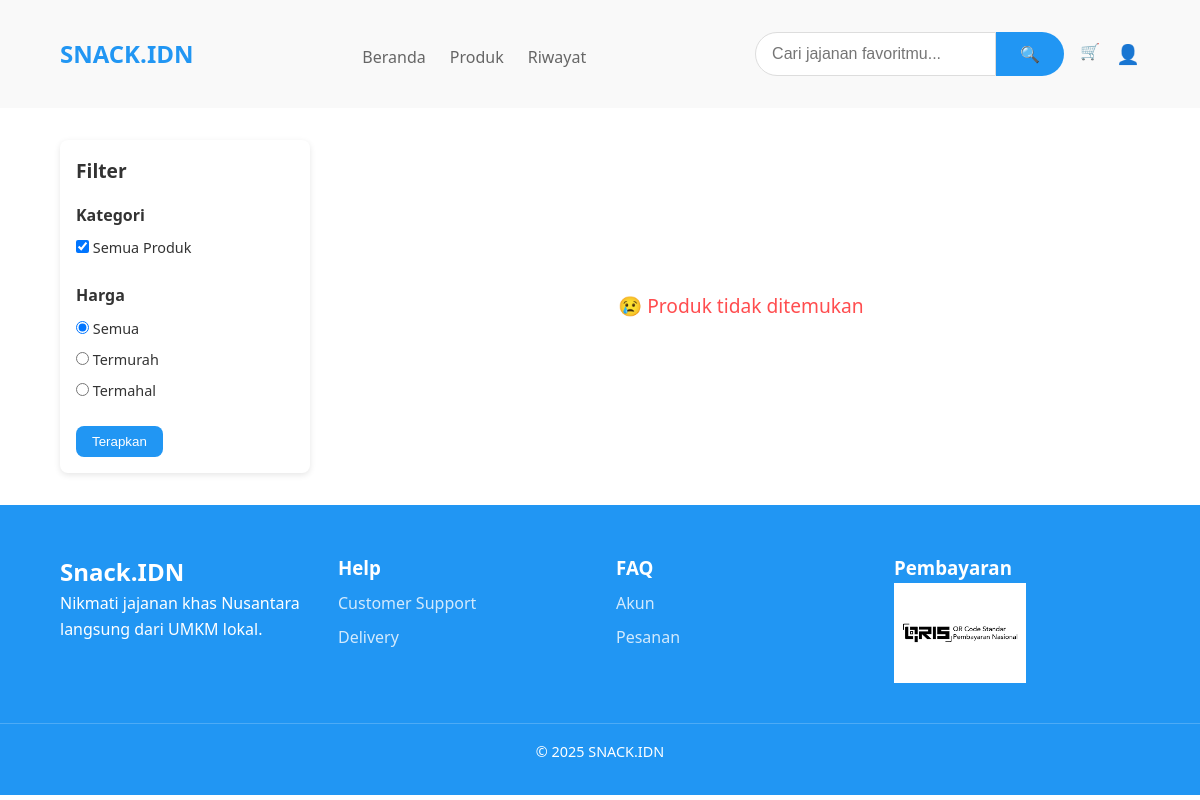
Before: /public/product.php with the older database file.
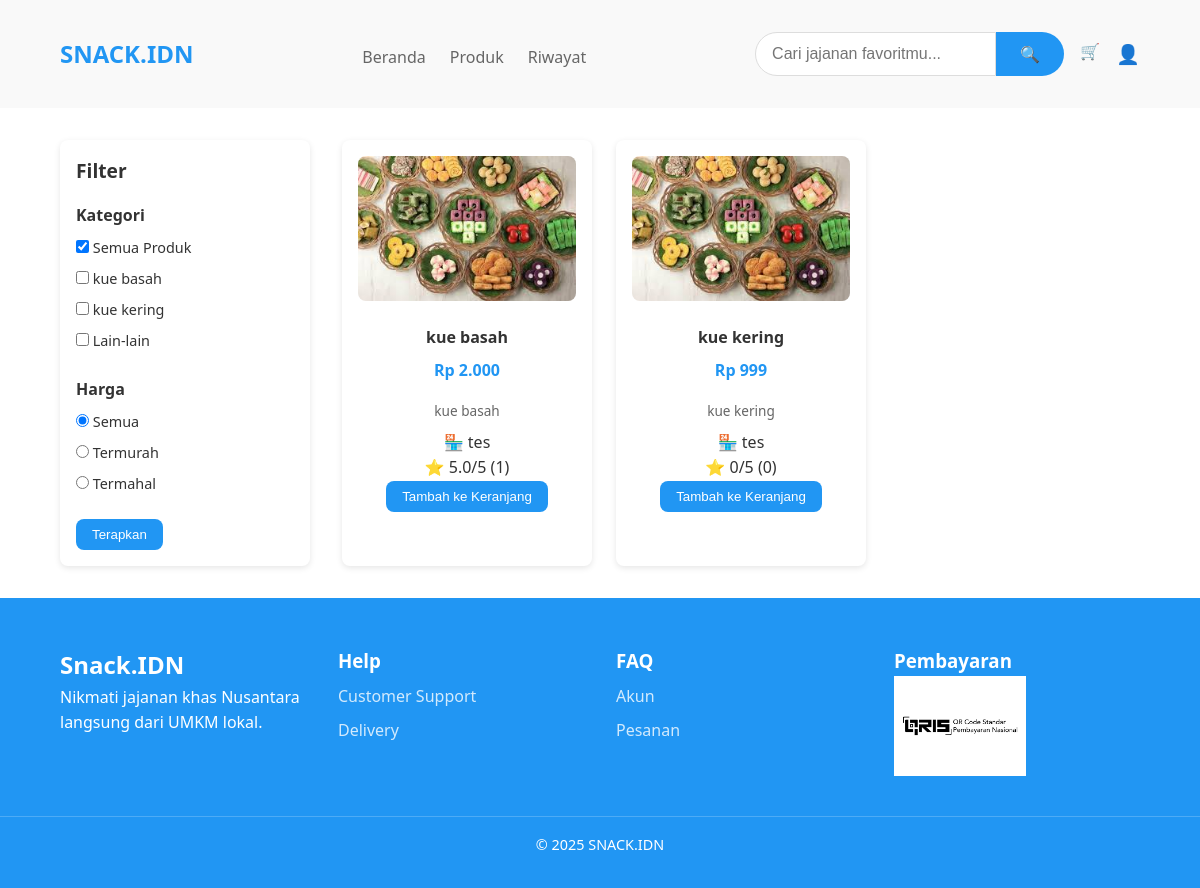
After: the same page with the newer database file.
### tables this page shows
CREATE TABLE `category` (
  `id` int(11) NOT NULL,
  `name` varchar(100) NOT NULL,
  `created_at` datetime DEFAULT current_timestamp()
);

CREATE TABLE `product` (
  `id` varchar(36) NOT NULL,
  `seller_id` varchar(36) NOT NULL,
  `category_id` int(11) DEFAULT NULL,
  `name` varchar(255) NOT NULL,
  `description` text DEFAULT NULL,
  `price` decimal(10,2) NOT NULL,
  `stock` int(11) NOT NULL,
  `image_url` text DEFAULT NULL,
  `created_at` datetime DEFAULT current_timestamp()
);

CREATE TABLE `user` (
  `id` varchar(36) NOT NULL,
  `name` varchar(255) NOT NULL,
  `email` varchar(255) NOT NULL,
  `password` varchar(255) NOT NULL,
  `role` enum('pembeli','penjual','admin') NOT NULL,
  `phone` varchar(20) DEFAULT NULL,
  `address` text DEFAULT NULL,
  `store_description` text DEFAULT NULL,
  `store_logo` varchar(255) DEFAULT NULL,
  `status` enum('active','suspended') DEFAULT 'active',
  `created_at` datetime DEFAULT current_timestamp()
);

### models/Rating.php (called while the page is built, shortened)
<?php
class Rating {
    private $conn;
    public function __construct($db) {
        $this->conn = $db;
    }
    public function getAverage($product_id) {
        $stmt = $this->conn->prepare("SELECT AVG(rating) AS avg_rating, COUNT(*) AS total_rating
                                      FROM rating WHERE product_id=?");
        $stmt->bind_param("s", $product_id);
        $stmt->execute();
        return $stmt->get_result()->fetch_assoc();
    }
}
?>

### public/product.php (the view, shortened to what this page needs)
<?php
require_once __DIR__ . '/../models/Product.php';
require_once __DIR__ . '/../models/Rating.php';
require_once __DIR__ . '/../config/database.php';
$user = $_SESSION['user'] ?? null;
$ratingModel  = new Rating($conn);
$categories = [];
$catResult = $conn->query("SELECT * FROM category ORDER BY name ASC");
if ($catResult) {
    while ($row = $catResult->fetch_assoc()) {
        $categories[] = $row;
    }
}
$sql = "SELECT p.*, c.name AS category_name, u.name AS seller_name
FROM product p
LEFT JOIN category c ON p.category_id = c.id
LEFT JOIN user u ON p.seller_id = u.id";
$products = $conn->query($sql);
?>
<!DOCTYPE html>
<html lang="id">
<head>
<link rel="stylesheet" href="../assets/css/base.css">
<link rel="stylesheet" href="../assets/css/product.css">
</head>
<body>
<header class="header">
    <div class="container header__content">
        <a href="<?= $user ? 'homepage.php' : '../index.php' ?>" class="logo">SNACK.IDN</a>
        <nav class="nav nav--bottom">
            <a href="<?= $user ? 'homepage.php' : '../index.php' ?>" class="nav__link">Beranda</a>
            <a href="product.php" class="nav__link">Produk</a>
            <a href="riwayat.php" class="nav__link">Riwayat</a>
        </nav>
        <div class="header__top">
            <?php include __DIR__ . '/../partials/search.php'; ?>
            <div class="header__actions">
                <a href="<?= $user ? 'cart.php' : 'login.php' ?>"
                   onclick="<?= $user ? '' : 'alert(\'Silakan login terlebih dahulu untuk melihat keranjang.\');' ?>">🛒</a>
                <?php if ($user): ?>
                    <a href="profile.php"><span class="icon-profile">👤 <?= htmlspecialchars($user['name']) ?></span></a>
                    <a href="logout.php">Logout</a>
                <?php else: ?>
                    <a href="login.php" class="icon-btn">👤</a>
                <?php endif; ?>
            </div>
        </div>
    </div>
</header>
<main class="container main-content">
    <aside class="sidebar">
        <h3 class="sidebar__title">Filter</h3>
        <form method="get" action="product.php">
            <div class="filter-group">
                <p class="filter-heading">Kategori</p>
                <label>
                    <input type="checkbox" name="all_category" value="1" <?= empty($_GET['category']) ? 'checked' : '' ?>> Semua Produk
                </label>
                <?php foreach ($categories as $cat): ?>
                    <label>
                        <input type="checkbox" name="category[]" value="<?= $cat['id'] ?>"
                               <?= isset($_GET['category']) && in_array($cat['id'], $_GET['category']) ? 'checked' : '' ?>>
                        <?= htmlspecialchars($cat['name']) ?>
                    </label>
                <?php endforeach; ?>
            </div>
            <div class="filter-group">
                <p class="filter-heading">Harga</p>
                <label>
                    <input type="radio" name="harga" value="" <?= empty($_GET['harga']) ? 'checked' : '' ?>> Semua
                </label>
                <label>
                    <input type="radio" name="harga" value="asc" <?= (isset($_GET['harga']) && $_GET['harga']==='asc') ? 'checked' : '' ?>> Termurah
                </label>
                <label>
                    <input type="radio" name="harga" value="desc" <?= (isset($_GET['harga']) && $_GET['harga']==='desc') ? 'checked' : '' ?>> Termahal
                </label>
            </div>
            <button type="submit" class="terapkan">Terapkan</button>
        </form>
    </aside>
    <section class="products">
        <?php if ($products->num_rows > 0): ?>
            <?php while($row = $products->fetch_assoc()): ?>
                <?php $avg = $ratingModel->getAverage($row['id']); ?>
                <article class="product-card">
                    <a href="product_detail.php?id=<?= $row['id'] ?>">
                        <img src="<?= !empty($row['image_url']) ? '../'.$row['image_url'] : '../assets/img/no-image.png' ?>"
                            alt="<?= htmlspecialchars($row['name']) ?>" class="product-image">
                        <h3 class="product-name"><?= htmlspecialchars($row['name']) ?></h3>
                        <p class="product-price">Rp <?= number_format($row['price'],0,',','.') ?></p>
                        <p class="product-category"><?= htmlspecialchars($row['category_name'] ?? '-') ?></p>
                        <p class="product-seller">🏪 <?= htmlspecialchars($row['seller_name'] ?? 'Tidak diketahui') ?></p>
                    </a>
                    <p class="product-rating">
                        ⭐ <?= $avg['avg_rating'] ? number_format($avg['avg_rating'],1) : '0' ?>/5
                        (<?= $avg['total_rating'] ?>)
                    </p>
                    <?php if ($user): ?>
                        <form method="POST">
                            <input type="hidden" name="product_id" value="<?= $row['id'] ?>">
                            <button type="submit" name="add_to_cart" class="add-to-cart">Tambah ke Keranjang</button>
                        </form>
                    <?php else: ?>
                        <button class="add-to-cart" onclick="alert('Silakan login terlebih dahulu untuk menambah ke keranjang.');">
                            Tambah ke Keranjang
                        </button>
                    <?php endif; ?>
                </article>
            <?php endwhile; ?>
        <?php else: ?>
            <div class="no-products">
                <p>😢 Produk tidak ditemukan</p>
            </div>
        <?php endif; ?>
    </section>
</main>
<?php include __DIR__ . '/../partials/footer.php'; ?>
</body>
</html>

### partials/search.php (shortened to what this page needs)
<?php
$searchQuery = $_GET['search'] ?? '';
?>
<form class="search-bar" method="get" action="product.php">
    <input type="text" name="search" placeholder="Cari jajanan favoritmu..."
           value="<?= htmlspecialchars($searchQuery) ?>">
    <button type="submit">🔍</button>
</form>

### partials/footer.php
<footer class="footer">
    <div class="container footer__grid">
      <div class="footer__brand">
        <h2>Snack.IDN</h2>
        <p>Nikmati jajanan khas Nusantara langsung dari UMKM lokal.</p>
      </div>
      <div>
        <h3>Help</h3>
        <ul>
          <li><a href="#">Customer Support</a></li>
          <li><a href="#">Delivery</a></li>
        </ul>
      </div>
      <div>
        <h3>FAQ</h3>
        <ul>
          <li><a href="#">Akun</a></li>
          <li><a href="#">Pesanan</a></li>
        </ul>
      </div>
      <div>
        <h3>Pembayaran</h3>
        <div class="payment">
          <img src="../assets/pict/qris.png" alt="qris" />
        </div>
      </div>
    </div>
    <p class="copyright">© 2025 SNACK.IDN</p>
</footer>

### assets/css/base.css (style rules this page uses)
:root { --primary: #2196f3; --primary-dark: #1976d2; --text: #333; --text-light: #666; --bg: #fff; --bg-alt: #f9f9f9; --border: #ddd; --gray: #aaa; --radius: 8px; --shadow: 0 2px 6px rgba(0,0,0,0.1); --transition: 0.3s ease; }
* { margin: 0; padding: 0; box-sizing: border-box; }
html, body { font-family: 'Segoe UI', Tahoma, Geneva, Verdana, sans-serif; font-size: 16px; line-height: 1.6; color: var(--text); background-color: var(--bg); }
.container { width: 90%; max-width: 1200px; margin: 0 auto; }
a { text-decoration: none; color: inherit; }
.header, .footer { background: var(--bg-alt); padding: 1rem 0; }
.header__content { display: flex; justify-content: space-between; align-items: center; flex-wrap: wrap; gap: 1rem; }
.logo { font-size: 1.5rem; font-weight: 700; color: var(--primary); }
.nav { display: flex; gap: 1.5rem; flex-wrap: wrap; }
.nav__link { color: var(--text-light); font-weight: 500; transition: var(--transition); }
.header__actions { display: flex; gap: 1rem; }
.icon-btn { font-size: 1.2rem; transition: var(--transition); }
.header__top { display: flex; align-items: center; justify-content: space-between; margin: 1rem 0; gap: 1rem; }
.search-bar { flex: 1; display: flex; max-width: 600px; }
.search-bar input { flex: 1; padding: 0.75rem 1rem; border: 1px solid var(--border); border-radius: 30px 0 0 30px; outline: none; font-size: 1rem; }
.search-bar button { padding: 0.75rem 1.5rem; background: var(--primary); color: #fff; border: none; border-radius: 0 30px 30px 0; cursor: pointer; font-size: 1rem; transition: var(--transition); }
.nav--bottom { margin-top: 0.5rem; text-align: center; }
.footer { background-color: var(--primary); color: var(--bg); margin-top: auto; }
.footer__grid { display: grid; grid-template-columns: repeat(auto-fit, minmax(200px, 1fr)); gap: 2rem; padding: 2rem 0; }
.footer ul { list-style: none; margin-top: 0.5rem; }
.footer ul li { margin-bottom: 0.5rem; }
.footer ul li a { color: rgba(255,255,255,.8); transition: var(--transition); }
.payment img { width: auto; height: 100px; margin-right: 0.5rem; }
.copyright { text-align: center; padding: 1rem 0; font-size: 0.9rem; color: #fff; border-top: 1px solid rgba(255,255,255,.2); }

### assets/css/product.css (style rules this page uses)
.main-content { display: grid; grid-template-columns: 250px 1fr; gap: 2rem; padding: 2rem 0; }
.sidebar { background: var(--bg); padding: 1rem; border-radius: var(--radius); box-shadow: var(--shadow); }
.sidebar__title { font-size: 1.2rem; font-weight: 700; margin-bottom: 1rem; }
.filter-group { margin-bottom: 1.5rem; }
.filter-heading { font-weight: 600; margin-bottom: 0.5rem; }
.filter-group label { display: block; margin-bottom: 0.5rem; font-size: 0.9rem; cursor: pointer; }
.terapkan { background: var(--primary); color: #fff; border: none; padding: 0.5rem 1rem; border-radius: var(--radius); cursor: pointer; transition: var(--transition); }
.products { display: grid; grid-template-columns: repeat(auto-fill, minmax(220px, 1fr)); gap: 1.5rem; }
.product-card { background: var(--bg); border-radius: var(--radius); box-shadow: var(--shadow); padding: 1rem; text-align: center; transition: var(--transition); }
.product-image { max-width: 100%; border-radius: var(--radius); margin-bottom: 1rem; }
.product-name { font-size: 1rem; font-weight: 600; margin-bottom: 0.5rem; }
.product-price { color: var(--primary); font-weight: 700; margin-bottom: 1rem; }
.product-category { font-size: 0.85rem; color: #666; margin-bottom: 0.5rem; }
.add-to-cart { background: var(--primary); color: #fff; border: none; padding: 0.5rem 1rem; border-radius: var(--radius); cursor: pointer; transition: var(--transition); }
.no-products { display: flex; text-align: center; font-size: 1.2rem; color: #ff4d4f; grid-column: 1 / -1; }
.no-products p { margin: auto; }

Changed rows visible on the page:
added category: name "kue basah"
added category: name "kue kering"
added category: name "Lain-lain"
added product: image_url (picture), name "kue basah", price "2.000", category.name "kue basah", seller.name "tes", avg_rating "5.0", total_rating "1"
added product: image_url (picture), name "kue kering", price "999", category.name "kue kering", seller.name "tes", shows "0", total_rating "0"
Other visible differences:
text no longer shown: "😢 Produk tidak ditemukan"
